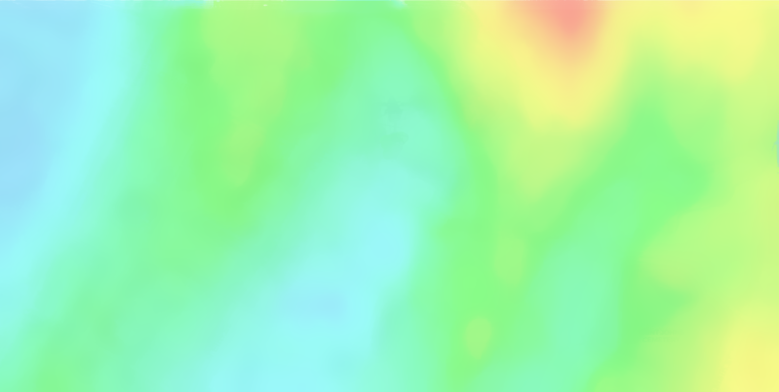
#> input picture Images/FinalCarto.png, 1557 x 784 px (shown at 1/2 size)
$ python HeightGen.py
#> lines starting #> are read from the running program, lines starting #| are printed output that depends on the picture
'''
Ari, Aureliano
Date: 2/2/24
This code was used to convert the colored height image into a greyscale image where red was lightest, yellow second, blue darkest.
Reflection: We converted the pixel values into CMY colorspace for this code. We did this because
CMY has all the major color distinctions of the orignial photo. It makes it very easy to see
where there is red, yellow, and blue just from the CMY values. Because of this, it was easy
to create an algorithm to make red the brightest, yellow second, and blue the darkest.
Sources: No sources
On my honor
'''

from PIL import Image
import math

img = Image.open("./Images/FinalCarto.png")  #This is the colored image
#> img is the input picture: PIL image 1557x784 RGBA; mean R, G, B, A 159.1, 246.1, 172.4, 255


width, height = img.size
#> width = 1557; height = 784

newImage = Image.new("RGB", (width, height))
#> newImage: PIL image 1557x784 RGB; every value is 0

def rgb_to_cmy(r, g, b):
    c = (1 - r / 255)  #Conversion rates
    m = (1 - g / 255)
    y = (1 - b / 255)
    return (c, m, y)

rgbValues = []

for y in range(0, height):
    for x in range(0, width):
        points = img.getpixel((x,y))  #Goes through all the pixels and gets the rgb values
        rgbValues.append(points)  #Appends each rgb value to the list
#> after the loop, rgbValues = 1220688 items

cmyValues = []

for spot in rgbValues:
    r, g, b = spot[0], spot[1], spot[2]
    cmyValues.append(rgb_to_cmy(r, g, b))  #Converts values to cmy and appends to list
#> this loop made 1220688 passes
#> (spot, r, g, b, c in rgb_to_cmy, m in rgb_to_cmy, y in rgb_to_cmy) on passes 1 to 3: ((193, 238, 249, 255), 193, 238, 249, 0.243, 0.0667, 0.0235), ((193, 238, 249, 255), 193, 238, 249, 0.243, 0.0667, 0.0235), ((193, 239, 250, 255), 193, 239, 250, 0.243, 0.0627, 0.0196)
#> after the loop, cmyValues = 1220688 items

progressOld = 0
print("0%")

for spot in range(len(cmyValues)):
    c, m, y = cmyValues[spot][0], cmyValues[spot][1], cmyValues[spot][2]  #Gets the values out
    scale = (m*60)**2 + (y*25)**2 - (c*5)**2
    #This algorithm makes the heaviest weight of the colors the magenta. In the original picture,
    #Red it the highest. Then yellow is second heaviest, which makes a distinction between the yellow and cyan
    #Subtracting the cyan makes the low blue be even darker, making it be distinct
    if y*10 < c:  #If c is much greater than y, then the color is blue
        scale *= 0.5  #Makes it darker for even more distinction
    scale = int(scale)
    color = (scale, scale, scale)  #Everything equals scale so that it is on a greyscale

    y = int(spot/1557)  #Converts the spot values into the repective x and y coords
    x = spot-(y*1557)
    progressNew = (y/height*100)  #Creates the percent that has been completed

    if progressNew != progressOld:  #Instead of printing the progress for each line, I only print it when the progress percent has changed
        print(str(progressNew) + "%")

    newImage.putpixel((x, y), color)  #Putting the pixel on the image

    progressOld = progressNew  #Setting the new progress to old so that line 51 works
#> this loop made 1220688 passes
#> (c, m, scale, color) on passes 1 to 12: (0.243, 0.0667, 7, (7, 7, 7)), (0.243, 0.0667, 7, (7, 7, 7)), (0.243, 0.0627, 6, (6, 6, 6)), (0.243, 0.0627, 6, (6, 6, 6)), (0.282, 0.0784, 10, (10, 10, 10)), (0.286, 0.0784, 10, (10, 10, 10)), (0.29, 0.0784, 10, (10, 10, 10)), (0.29, 0.0784, 10, (10, 10, 10)), (0.294, 0.0784, 10, (10, 10, 10)), (0.298, 0.0824, 11, (11, 11, 11)), (0.298, 0.0824, 11, (11, 11, 11)), (0.302, 0.0824, 11, (11, 11, 11))
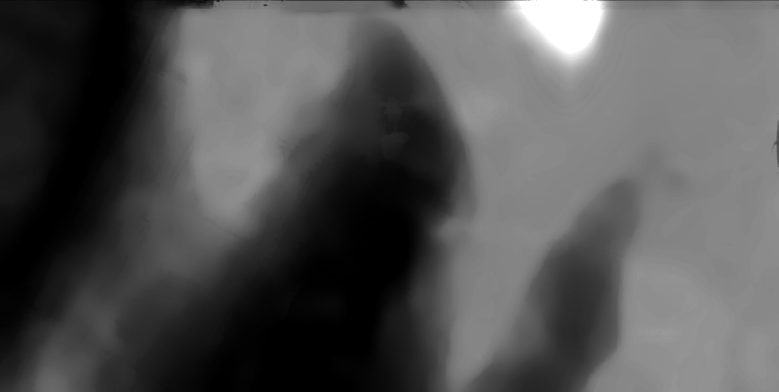
#> newImage: PIL image 1557x784 RGB (shown at 1/2 size); min 0, max 255, mean 82.9

newImage.show()
